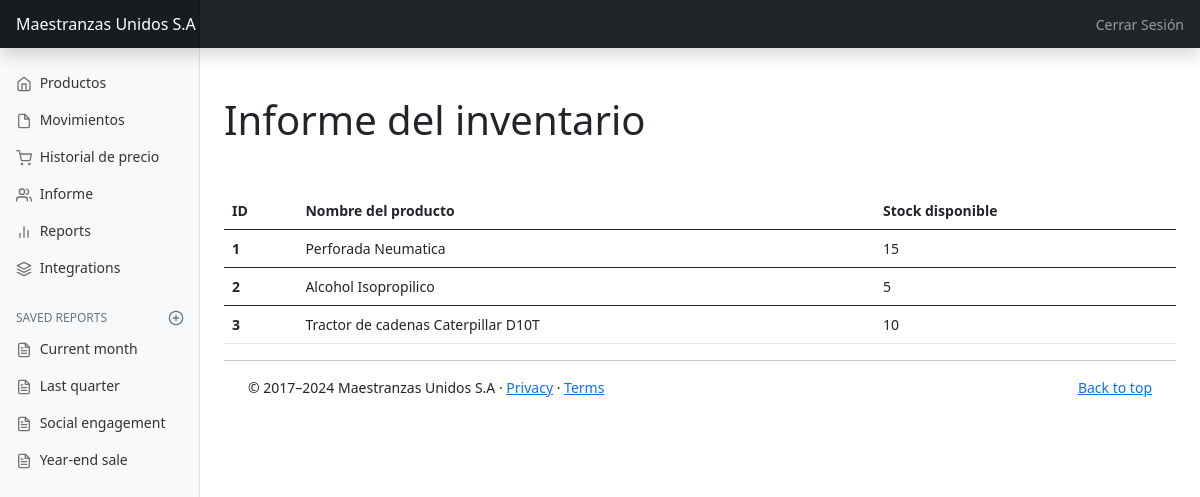
The app's page /informe/ with its own data.
### inventarioweb/models.py (models this page shows, shortened)
class Producto(models.Model):
    id = models.AutoField(primary_key=True)
    nombre = models.CharField(max_length=100)
    precio = models.IntegerField()
    descripcion =models.CharField(max_length=200)
    tipo_producto = models.CharField(max_length=100)
    imagen = models.ImageField(upload_to='imagenes/', default='imagenes/default.png')
    stock = models.IntegerField(default=0)
    class Meta:
        db_table = 'inventarioweb_producto'

### inventarioweb/views.py (the view)
# urls.py: path('informe/', views.informe, name="informe")
def informe(request):
    products = Producto.objects.all()
    return render(request, 'informe.html', {'products': products})

### inventarioweb/templates/informe.html
{% extends 'dashboard.html' %}
{%block content%}
<h1 class="mt-5">Informe del inventario</h1>
<table class="table mt-5">
    <thead>
      <tr>
        <th scope="col">ID</th>
        <th scope="col">Nombre del producto</th>
        <th scope="col">Stock disponible</th>
      </tr>
    </thead>
    {% for product in products %}
    <tbody>
      <tr>
        <th scope="row">{{ product.id }}</th>
        <td>{{ product.nombre }}</td>
        <td>{{ product.stock }}</td>
      </tr>
      {% endfor %}
    </tbody>
  </table>
{% endblock %}

### inventarioweb/static/css/dashboard.css (style rules this page uses)
body { font-size: .875rem; }

### records on screen
Producto: id "1", nombre "Perforada Neumatica", stock "15"
Producto: id "2", nombre "Alcohol Isopropilico", stock "5"
Producto: id "3", nombre "Tractor de cadenas Caterpillar D10T", stock "10"
